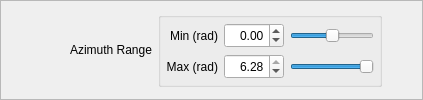
                   <widget class="QFrame" name="RadialShooterAzimuthRangeFrame" >
                    <property name="sizePolicy" >
                     <sizepolicy vsizetype="Preferred" hsizetype="Preferred" >
                      <horstretch>0</horstretch>
                      <verstretch>0</verstretch>
                     </sizepolicy>
                    </property>
                    <property name="frameShape" >
                     <enum>QFrame::StyledPanel</enum>
                    </property>
                    <property name="frameShadow" >
                     <enum>QFrame::Raised</enum>
                    </property>
                    <layout class="QHBoxLayout" name="horizontalLayout_4" >
                     <property name="margin" >
                      <number>0</number>
                     </property>
                     <item>
                      <spacer name="horizontalSpacer_36" >
                       <property name="orientation" >
                        <enum>Qt::Horizontal</enum>
                       </property>
                       <property name="sizeType" >
                        <enum>QSizePolicy::Preferred</enum>
                       </property>
                       <property name="sizeHint" stdset="0" >
                        <size>
                         <width>69</width>
                         <height>20</height>
                        </size>
                       </property>
                      </spacer>
                     </item>
                     <item>
                      <widget class="QLabel" name="RadialShooterAzimuthRangeLabel" >
                       <property name="sizePolicy" >
                        <sizepolicy vsizetype="Fixed" hsizetype="Preferred" >
                         <horstretch>0</horstretch>
                         <verstretch>0</verstretch>
                        </sizepolicy>
                       </property>
                       <property name="toolTip" >
                        <string>The azimuth range the Shooter will send each particle. 0 = X axis, 3.14 = -X axis</string>
                       </property>
                       <property name="text" >
                        <string>Azimuth Range</string>
                       </property>
                       <property name="alignment" >
                        <set>Qt::AlignRight|Qt::AlignTrailing|Qt::AlignVCenter</set>
                       </property>
                      </widget>
                     </item>
                     <item>
                      <widget class="QGroupBox" name="RadialShooterAzimuthRangeBox" >
                       <property name="sizePolicy" >
                        <sizepolicy vsizetype="Fixed" hsizetype="Expanding" >
                         <horstretch>0</horstretch>
                         <verstretch>0</verstretch>
                        </sizepolicy>
                       </property>
                       <property name="title" >
                        <string/>
                       </property>
                       <layout class="QGridLayout" name="gridLayout_13" >
                        <property name="margin" >
                         <number>5</number>
                        </property>
                        <item row="0" column="0" >
                         <widget class="QLabel" name="RadialShooterAzimuthMinLabel" >
                          <property name="sizePolicy" >
                           <sizepolicy vsizetype="Fixed" hsizetype="Preferred" >
                            <horstretch>0</horstretch>
                            <verstretch>0</verstretch>
                           </sizepolicy>
                          </property>
                          <property name="minimumSize" >
                           <size>
                            <width>0</width>
                            <height>25</height>
                           </size>
                          </property>
                          <property name="toolTip" >
                           <string>The minimum azimuth (0=down the X+ axis)</string>
                          </property>
                          <property name="text" >
                           <string>Min (rad)</string>
                          </property>
                          <property name="alignment" >
                           <set>Qt::AlignRight|Qt::AlignTrailing|Qt::AlignVCenter</set>
                          </property>
                         </widget>
                        </item>
                        <item row="1" column="0" >
                         <widget class="QLabel" name="RadialShooterAzimuthMaxLabel" >
                          <property name="sizePolicy" >
                           <sizepolicy vsizetype="Fixed" hsizetype="Preferred" >
                            <horstretch>0</horstretch>
                            <verstretch>0</verstretch>
                           </sizepolicy>
                          </property>
                          <property name="minimumSize" >
                           <size>
                            <width>0</width>
                            <height>25</height>
                           </size>
                          </property>
                          <property name="toolTip" >
                           <string>The maximum azimuth (0=down the -X axis)</string>
                          </property>
                          <property name="text" >
                           <string>Max (rad)</string>
                          </property>
                          <property name="alignment" >
                           <set>Qt::AlignRight|Qt::AlignTrailing|Qt::AlignVCenter</set>
                          </property>
                         </widget>
                        </item>
                        <item row="0" column="2" >
                         <widget class="QSlider" name="RadialShooterAzimuthMinSlider" >
                          <property name="toolTip" >
                           <string>The minimum azimuth (0=down the X+ axis)</string>
                          </property>
                          <property name="minimum" >
                           <number>-628</number>
                          </property>
                          <property name="maximum" >
                           <number>628</number>
                          </property>
                          <property name="orientation" >
                           <enum>Qt::Horizontal</enum>
                          </property>
                         </widget>
                        </item>
                        <item row="0" column="1" >
                         <widget class="QDoubleSpinBox" name="RadialShooterAzimuthMinSpinBox" >
                          <property name="sizePolicy" >
                           <sizepolicy vsizetype="Fixed" hsizetype="Fixed" >
                            <horstretch>0</horstretch>
                            <verstretch>0</verstretch>
                           </sizepolicy>
                          </property>
                          <property name="minimumSize" >
                           <size>
                            <width>60</width>
                            <height>25</height>
                           </size>
                          </property>
                          <property name="maximumSize" >
                           <size>
                            <width>60</width>
                            <height>25</height>
                           </size>
                          </property>
                          <property name="toolTip" >
                           <string>The minimum azimuth (0=down the X+ axis)</string>
                          </property>
                          <property name="alignment" >
                           <set>Qt::AlignRight|Qt::AlignTrailing|Qt::AlignVCenter</set>
                          </property>
                          <property name="minimum" >
                           <double>-6.280000000000000</double>
                          </property>
                          <property name="maximum" >
                           <double>6.280000000000000</double>
                          </property>
                          <property name="singleStep" >
                           <double>0.010000000000000</double>
                          </property>
                         </widget>
                        </item>
                        <item row="1" column="2" >
                         <widget class="QSlider" name="RadialShooterAzimuthMaxSlider" >
                          <property name="toolTip" >
                           <string>The maximum azimuth (0=down the -X axis)</string>
                          </property>
                          <property name="minimum" >
                           <number>-628</number>
                          </property>
                          <property name="maximum" >
                           <number>628</number>
                          </property>
                          <property name="value" >
                           <number>628</number>
                          </property>
                          <property name="orientation" >
                           <enum>Qt::Horizontal</enum>
                          </property>
                         </widget>
                        </item>
                        <item row="1" column="1" >
                         <widget class="QDoubleSpinBox" name="RadialShooterAzimuthMaxSpinBox" >
                          <property name="sizePolicy" >
                           <sizepolicy vsizetype="Fixed" hsizetype="Fixed" >
                            <horstretch>0</horstretch>
                            <verstretch>0</verstretch>
                           </sizepolicy>
                          </property>
                          <property name="minimumSize" >
                           <size>
                            <width>60</width>
                            <height>25</height>
                           </size>
                          </property>
                          <property name="maximumSize" >
                           <size>
                            <width>60</width>
                            <height>25</height>
                           </size>
                          </property>
                          <property name="toolTip" >
                           <string>The maximum azimuth (3.14=down the -X axis)</string>
                          </property>
                          <property name="alignment" >
                           <set>Qt::AlignRight|Qt::AlignTrailing|Qt::AlignVCenter</set>
                          </property>
                          <property name="minimum" >
                           <double>-6.280000000000000</double>
                          </property>
                          <property name="maximum" >
                           <double>6.280000000000000</double>
                          </property>
                          <property name="singleStep" >
                           <double>0.010000000000000</double>
                          </property>
                          <property name="value" >
                           <double>6.280000000000000</double>
                          </property>
                         </widget>
                        </item>
                       </layout>
                      </widget>
                     </item>
                     <item>
                      <spacer name="horizontalSpacer_32" >
                       <property name="orientation" >
                        <enum>Qt::Horizontal</enum>
                       </property>
                       <property name="sizeType" >
                        <enum>QSizePolicy::Preferred</enum>
                       </property>
                       <property name="sizeHint" stdset="0" >
                        <size>
                         <width>40</width>
                         <height>20</height>
                        </size>
                       </property>
                      </spacer>
                     </item>
                    </layout>
                   </widget>
